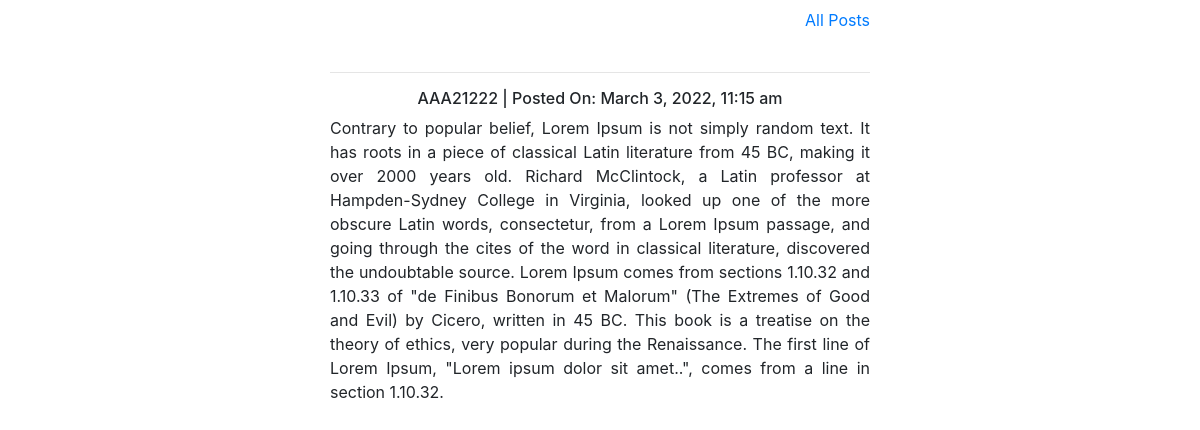
Screenshot of /view.php?id=3 with the database file from the repository.
### tables this page shows
CREATE TABLE `posts` (
  `id` int(50) NOT NULL,
  `title` varchar(191) NOT NULL,
  `description` longtext,
  `image` varchar(191) NOT NULL,
  `created_at` timestamp NOT NULL DEFAULT CURRENT_TIMESTAMP,
  `updated_at` timestamp NOT NULL DEFAULT CURRENT_TIMESTAMP
);

### view.php (the view, shortened to what this page needs)
<?php
    include_once('config.php');
?>
<!doctype html>
<html lang="en">
  <head>
    <link rel="stylesheet" href="https://cdn.jsdelivr.net/npm/bootstrap@4.6.1/dist/css/bootstrap.min.css">
  </head>
  <body>
    <div class="container">
        <div class="row">
            <div class="col-6 offset-3">
                <div>
                    <div class="mt-2">
                        <a href="index.php" class="d-block text-right">All Posts</a>
                    </div>
                    <?php
                        if(isset($_GET['id']) && is_numeric($_GET['id'])){
                            $id = $_GET['id'];
                            $sql = "SELECT * FROM `posts` WHERE `id` = $id";
                            $result = $conn->query($sql);
                            if($result->num_rows > 0)
                            {
                                $data = $result->fetch_assoc();
                    ?>
                            <hr>
                            <div>
                                <h6 class="text-center">
                                    <?php echo $data['title']; ?> |
                                    Posted On: <?php echo date("F j, Y, g:i a", strtotime($data['created_at'])); ?>
                                </h6>
                            </div>
                            <p class="text-justify">
                                <?php echo $data['description']; ?>
                            </p>
                        <?php
                            }else{
                        ?>
                            <div class="alert alert-danger text-center" role="alert">
                                Post not found!
                            </div>
                        <?php
                            }
                        }else{
                        ?>
                            <div class="alert alert-danger text-center" role="alert">
                                Something went wrong! Please try again later!
                            </div>
                        <?php
                        }
                    ?>
                </div>
            </div>
        </div>
    </div>
  </body>
</html>

### rows the page displays
posts: title "AAA21222", created_at "March 3, 2022, 11:15 am", description "Contrary to popular belief, Lorem Ipsum is not simply random text. It has roots in a piece of classical Latin literature from 45 BC, making it over 2000 years old. Richard McClintock, a Latin professor at Hampden-Sydney College in Virginia, looked up one of the more obscure Latin words, consectetur, from a Lorem Ipsum passage, and going through the cites of the word in classical literature, discovered the undoubtable source. Lorem Ipsum comes from sections 1.10.32 and 1.10.33 of \"de Finibus Bonorum et Malorum\" (The Extremes of Good and Evil) by Cicero, written in 45 BC. This book is a treatise on the theory of ethics, very popular during the Renaissance. The first line of Lorem Ipsum,…"
